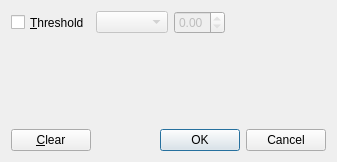
<?xml version="1.0" encoding="UTF-8"?>
<ui version="4.0">
 <class>vqResultFilterDialog</class>
 <widget class="QDialog" name="vqResultFilterDialog">
  <property name="geometry">
   <rect>
    <x>0</x>
    <y>0</y>
    <width>337</width>
    <height>162</height>
   </rect>
  </property>
  <property name="windowTitle">
   <string>Result Filters</string>
  </property>
  <layout class="QGridLayout" name="gridLayout">
   <item row="0" column="0" colspan="2">
    <layout class="QFormLayout" name="formLayout">
     <property name="fieldGrowthPolicy">
      <enum>QFormLayout::ExpandingFieldsGrow</enum>
     </property>
     <item row="0" column="0">
      <widget class="QCheckBox" name="threshold">
       <property name="sizePolicy">
        <sizepolicy hsizetype="Minimum" vsizetype="Minimum">
         <horstretch>0</horstretch>
         <verstretch>0</verstretch>
        </sizepolicy>
       </property>
       <property name="text">
        <string>&amp;Threshold</string>
       </property>
      </widget>
     </item>
     <item row="0" column="1">
      <layout class="QHBoxLayout" name="horizontalLayout_2">
       <item>
        <widget class="QComboBox" name="thresholdPreset">
         <property name="enabled">
          <bool>false</bool>
         </property>
        </widget>
       </item>
       <item>
        <widget class="QDoubleSpinBox" name="thresholdValue">
         <property name="enabled">
          <bool>false</bool>
         </property>
         <property name="readOnly">
          <bool>true</bool>
         </property>
         <property name="maximum">
          <double>1.000000000000000</double>
         </property>
         <property name="singleStep">
          <double>0.010000000000000</double>
         </property>
        </widget>
       </item>
      </layout>
     </item>
    </layout>
   </item>
   <item row="1" column="0" colspan="2">
    <spacer name="verticalSpacer">
     <property name="orientation">
      <enum>Qt::Vertical</enum>
     </property>
     <property name="sizeHint" stdset="0">
      <size>
       <width>20</width>
       <height>40</height>
      </size>
     </property>
    </spacer>
   </item>
   <item row="2" column="0">
    <widget class="QPushButton" name="clear">
     <property name="text">
      <string>&amp;Clear</string>
     </property>
     <property name="icon">
      <iconset resource="../../Icons/viqui.qrc">
       <normaloff>:/icons/16x16/clear</normaloff>:/icons/16x16/clear</iconset>
     </property>
    </widget>
   </item>
   <item row="2" column="1">
    <widget class="QDialogButtonBox" name="buttonBox">
     <property name="orientation">
      <enum>Qt::Horizontal</enum>
     </property>
     <property name="standardButtons">
      <set>QDialogButtonBox::Cancel|QDialogButtonBox::Ok</set>
     </property>
    </widget>
   </item>
  </layout>
 </widget>
 <resources>
  <include location="../../Icons/viqui.qrc"/>
 </resources>
 <connections>
  <connection>
   <sender>buttonBox</sender>
   <signal>accepted()</signal>
   <receiver>vqResultFilterDialog</receiver>
   <slot>accept()</slot>
   <hints>
    <hint type="sourcelabel">
     <x>310</x>
     <y>143</y>
    </hint>
    <hint type="destinationlabel">
     <x>157</x>
     <y>161</y>
    </hint>
   </hints>
  </connection>
  <connection>
   <sender>buttonBox</sender>
   <signal>rejected()</signal>
   <receiver>vqResultFilterDialog</receiver>
   <slot>reject()</slot>
   <hints>
    <hint type="sourcelabel">
     <x>330</x>
     <y>149</y>
    </hint>
    <hint type="destinationlabel">
     <x>286</x>
     <y>161</y>
    </hint>
   </hints>
  </connection>
  <connection>
   <sender>threshold</sender>
   <signal>toggled(bool)</signal>
   <receiver>thresholdPreset</receiver>
   <slot>setEnabled(bool)</slot>
   <hints>
    <hint type="sourcelabel">
     <x>54</x>
     <y>24</y>
    </hint>
    <hint type="destinationlabel">
     <x>142</x>
     <y>28</y>
    </hint>
   </hints>
  </connection>
  <connection>
   <sender>threshold</sender>
   <signal>toggled(bool)</signal>
   <receiver>thresholdValue</receiver>
   <slot>setEnabled(bool)</slot>
   <hints>
    <hint type="sourcelabel">
     <x>75</x>
     <y>13</y>
    </hint>
    <hint type="destinationlabel">
     <x>246</x>
     <y>21</y>
    </hint>
   </hints>
  </connection>
 </connections>
</ui>
